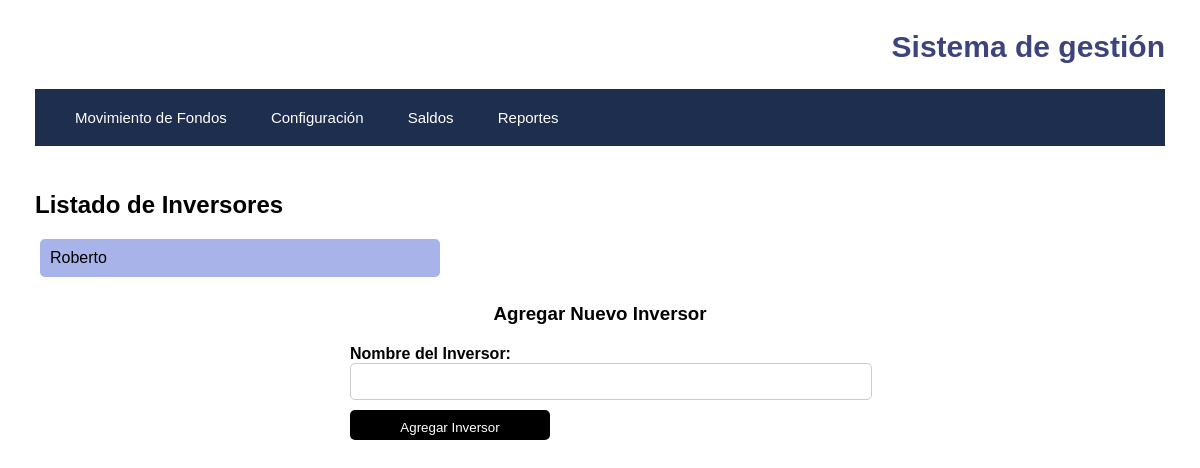
The app's page /api/addinvestor, older data.
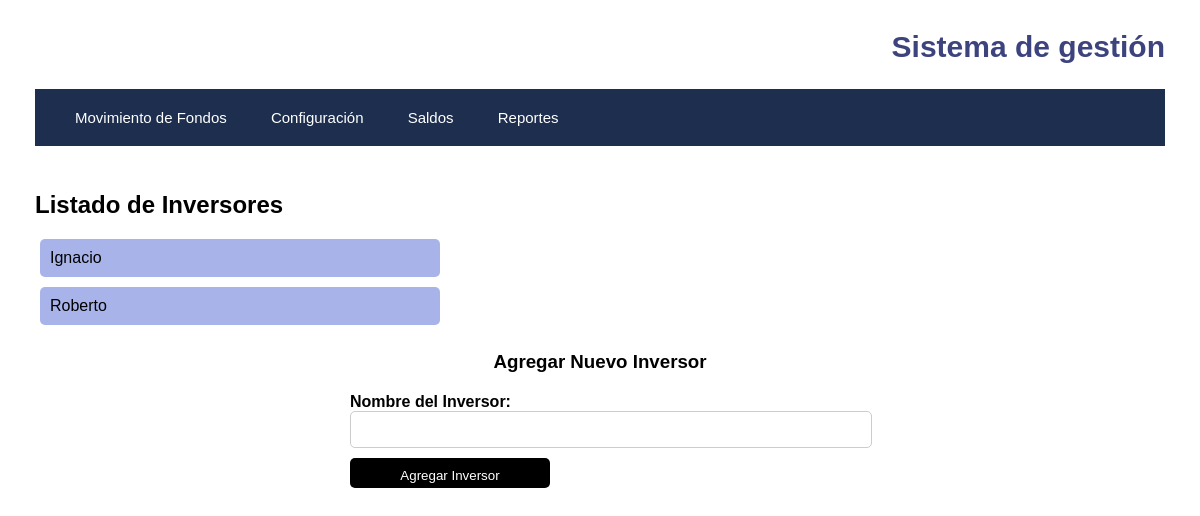
The same page, newer data.
### Models.py (models this page shows, shortened)
class Inversor(db.Model):
    id_inversor = db.Column(db.Integer, unique=True, primary_key=True)
    nombre_inversor = db.Column(db.Text)

### app.py (the view)
@app.route("/api/addinvestor", methods=["GET"])
def show_investor_form():
    opciones_inversor = sorted(Inversor.query.all(), key=lambda inversor: inversor.nombre_inversor)
    return render_template("addinvestor.html", opciones_inversor=opciones_inversor)

### templates/addinvestor.html (shortened to what this page needs)
<!DOCTYPE html>
<html lang="en">
<head>
    <link rel="stylesheet" type="text/css" href="{{ url_for('static', filename='style.css') }}">
</head>
<body>
    {% extends 'base.html' %}
    {% block content %}
        <h2>Listado de Inversores</h2>
        <ul>
            {% for inversor in opciones_inversor %}
                <li>{{ inversor.nombre_inversor }}</li>
            {% endfor %}
        </ul>
        <h3>Agregar Nuevo Inversor</h3>
        <form action="/api/addinvestor" method="post">
            <div class="form-group">
                <label for="nombre_inversor">Nombre del Inversor:</label>
                <input type="text" id="nombre_inversor" name="nombre_inversor" required>
            </div>
            <input type="submit" value="Agregar Inversor">
        </form>
    {% endblock %}

### templates/base.html (shortened to what this page needs)
<!DOCTYPE html>
<html lang="en">
<head>
    <link rel="stylesheet" type="text/css" href="{{ url_for('static', filename='style.css') }}">
</head>
<body>
    <header>
        <h1>Sistema de gestión</h1>
        <nav>
            <a href="/api/addmovement">Movimiento de Fondos</a>
            <div class="config-option">
                <a class="nav-link" href="#">Configuración</a>
            </div>
            <a href="/api/balances">Saldos</a>
            <a href="/api/reports">Reportes</a>
        </nav>
    </header>
    <div class="content">
        {% block content %}{% endblock %}
    </div>
</body>
</html>

### static/style.css (style rules this page uses)
body { font-family: sans-serif; margin: 0; padding: 0; }
header { font-size: 15px; color: #3d437d; padding: 10px; text-align: right; }
nav { background-color: #1d2e4e; text-align: left; margin-bottom: 20px; margin: 25px; padding: 20px; }
nav a { text-align: left; padding: 20px; text-decoration: none; color: #ffffff; }
h1 { margin-right: 25px; }
h2 { margin-top: 10px; margin-left: 35px; text-align: left; }
h3 { margin-top: 0; text-align: center; }
form { width: 500px; margin: 0 auto; }
.form-group { margin-bottom: 10px; }
label { font-weight: bold; }
input, select { width: 100%; padding: 10px; border-radius: 5px; border: 1px solid #ccc; }
input[type="submit"] { width: 200px; height: 30px; background-color: #000; color: #fff; border-radius: 5px; border: none; cursor: pointer; margin-bottom: 20px; }
.form-group:nth-child(1) { margin-top: 20px; }
ul { list-style-type: none; overflow-y: auto; max-height: 200px; width: 400px; }
li { background-color: #9ba9e6de; padding: 10px; border-radius: 5px; margin-bottom: 10px; }
.config-option { position: relative; display: inline-block; }

Row changes from the older to the newer data that the page shows:
added Inversor: nombre_inversor "Ignacio"
